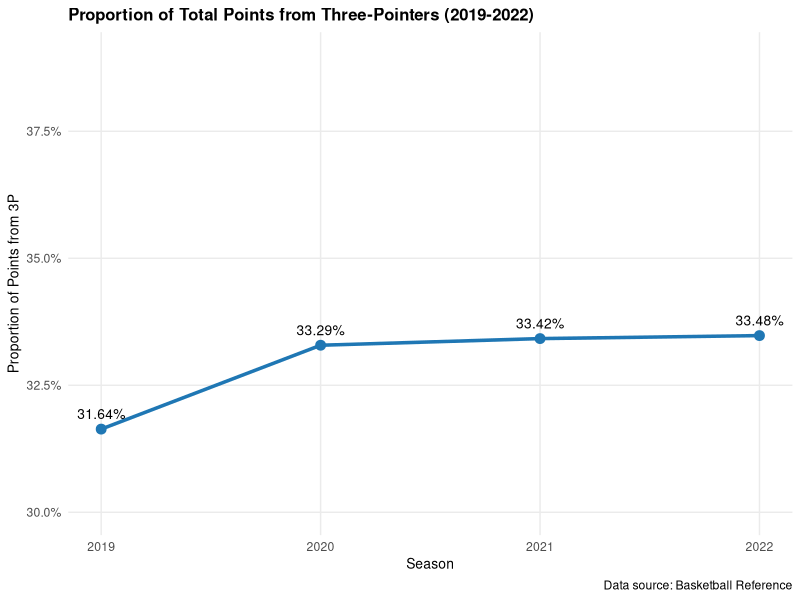
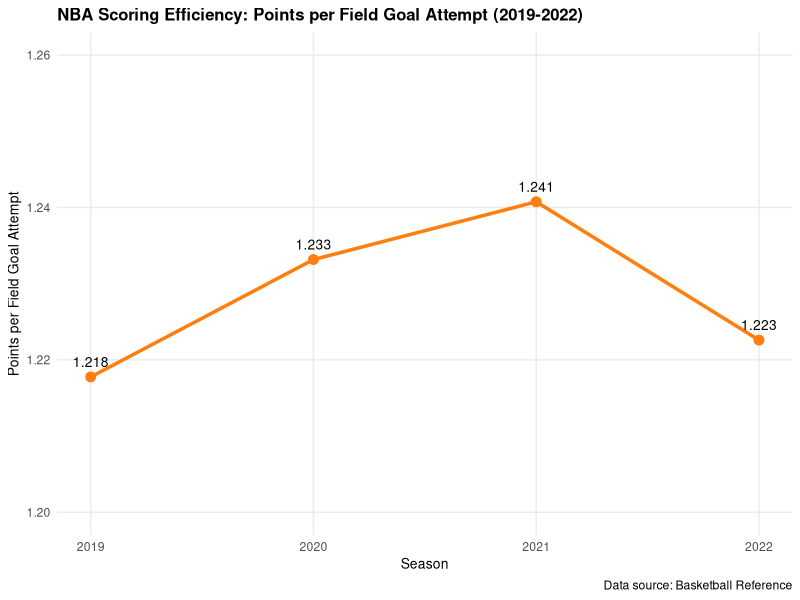

Here is the R script that generated these plots, in order:
## ---- chunk 1
knitr::opts_chunk$set(echo = TRUE, highlight=FALSE)
## ---- chunk 2
# Load required packages
library(tidyverse)
library(knitr)

# Read in all four seasons of NBA data
nba_2019 <- read_csv("NBA2019.csv", show_col_types = FALSE) %>% mutate(Season = 2019)
nba_2020 <- read_csv("NBA2020.csv", show_col_types = FALSE) %>% mutate(Season = 2020)
nba_2021 <- read_csv("NBA2021.csv", show_col_types = FALSE) %>% mutate(Season = 2021)
nba_2022 <- read_csv("NBA2022.csv", show_col_types = FALSE) %>% mutate(Season = 2022)

# Combine all seasons
nba_data <- bind_rows(nba_2019, nba_2020, nba_2021, nba_2022)

# Clean data: remove rows with missing critical values
nba_clean <- nba_data %>%
  filter(!is.na(PTS), !is.na(FGA), !is.na(`3P`), FGA > 0)

# Calculate league-wide statistics by season
season_stats <- nba_clean %>%
  group_by(Season) %>%
  summarise(
    Total_Points = sum(PTS, na.rm = TRUE),
    Total_3P_Points = sum(`3P` * 3, na.rm = TRUE),
    Total_FGA = sum(FGA, na.rm = TRUE),
    Total_FG = sum(FG, na.rm = TRUE),
    Prop_3P_Points = Total_3P_Points / Total_Points,
    Points_Per_FGA = Total_Points / Total_FGA,
    .groups = "drop"
  )
## ---- chunk 3
season_summary <- season_stats %>%
  select(Season, Total_Points, Total_3P_Points, Total_FGA, 
         Prop_3P_Points, Points_Per_FGA) %>%
  mutate(
    Prop_3P_Points = round(Prop_3P_Points, 4),
    Points_Per_FGA = round(Points_Per_FGA, 3)
  )

kable(season_summary, 
      col.names = c("Season", "Total Points", "3P Points", "Total FGA", 
                    "Prop. from 3P", "Pts/FGA"),
      caption = "League-wide scoring statistics by season",
      format.args = list(big.mark = ","))
## ---- chunk 4
change_stats <- data.frame(
  Metric = c("Proportion from 3-Pointers", "Points per FGA"),
  `2019` = c(season_stats$Prop_3P_Points[1], season_stats$Points_Per_FGA[1]),
  `2022` = c(season_stats$Prop_3P_Points[4], season_stats$Points_Per_FGA[4]),
  Change = c(
    season_stats$Prop_3P_Points[4] - season_stats$Prop_3P_Points[1],
    season_stats$Points_Per_FGA[4] - season_stats$Points_Per_FGA[1]
  ),
  Percent_Change = c(
    ((season_stats$Prop_3P_Points[4] - season_stats$Prop_3P_Points[1]) / 
       season_stats$Prop_3P_Points[1]) * 100,
    ((season_stats$Points_Per_FGA[4] - season_stats$Points_Per_FGA[1]) / 
       season_stats$Points_Per_FGA[1]) * 100
  )
)

kable(change_stats, 
      col.names = c("Metric", "2019 Value", "2022 Value", 
                    "Absolute Change", "% Change"),
      digits = 4,
      caption = "Change in key metrics from 2019 to 2022")
## ---- chunk 5
ggplot(season_stats, aes(x = Season, y = Prop_3P_Points)) +
  geom_line(color = "#1f77b4", linewidth = 1.2) +
  geom_point(color = "#1f77b4", size = 3) +
  geom_text(aes(label = sprintf("%.2f%%", Prop_3P_Points * 100)), 
            vjust = -1, size = 3.5) +
  scale_x_continuous(breaks = c(2019, 2020, 2021, 2022)) +
  scale_y_continuous(labels = scales::percent_format(accuracy = 0.1),
                     limits = c(0.30, 0.39)) +
  labs(
    title = "Proportion of Total Points from Three-Pointers (2019-2022)",
    x = "Season",
    y = "Proportion of Points from 3P",
    caption = "Data source: Basketball Reference"
  ) +
  theme_minimal() +
  theme(
    plot.title = element_text(face = "bold", size = 12),
    axis.title = element_text(size = 10),
    panel.grid.minor = element_blank()
  )
## ---- chunk 6
ggplot(season_stats, aes(x = Season, y = Points_Per_FGA)) +
  geom_line(color = "#ff7f0e", linewidth = 1.2) +
  geom_point(color = "#ff7f0e", size = 3) +
  geom_text(aes(label = sprintf("%.3f", Points_Per_FGA)), 
            vjust = -1, size = 3.5) +
  scale_x_continuous(breaks = c(2019, 2020, 2021, 2022)) +
  scale_y_continuous(limits = c(1.20, 1.26)) +
  labs(
    title = "NBA Scoring Efficiency: Points per Field Goal Attempt (2019-2022)",
    x = "Season",
    y = "Points per Field Goal Attempt",
    caption = "Data source: Basketball Reference"
  ) +
  theme_minimal() +
  theme(
    plot.title = element_text(face = "bold", size = 12),
    axis.title = element_text(size = 10),
    panel.grid.minor = element_blank()
  )
